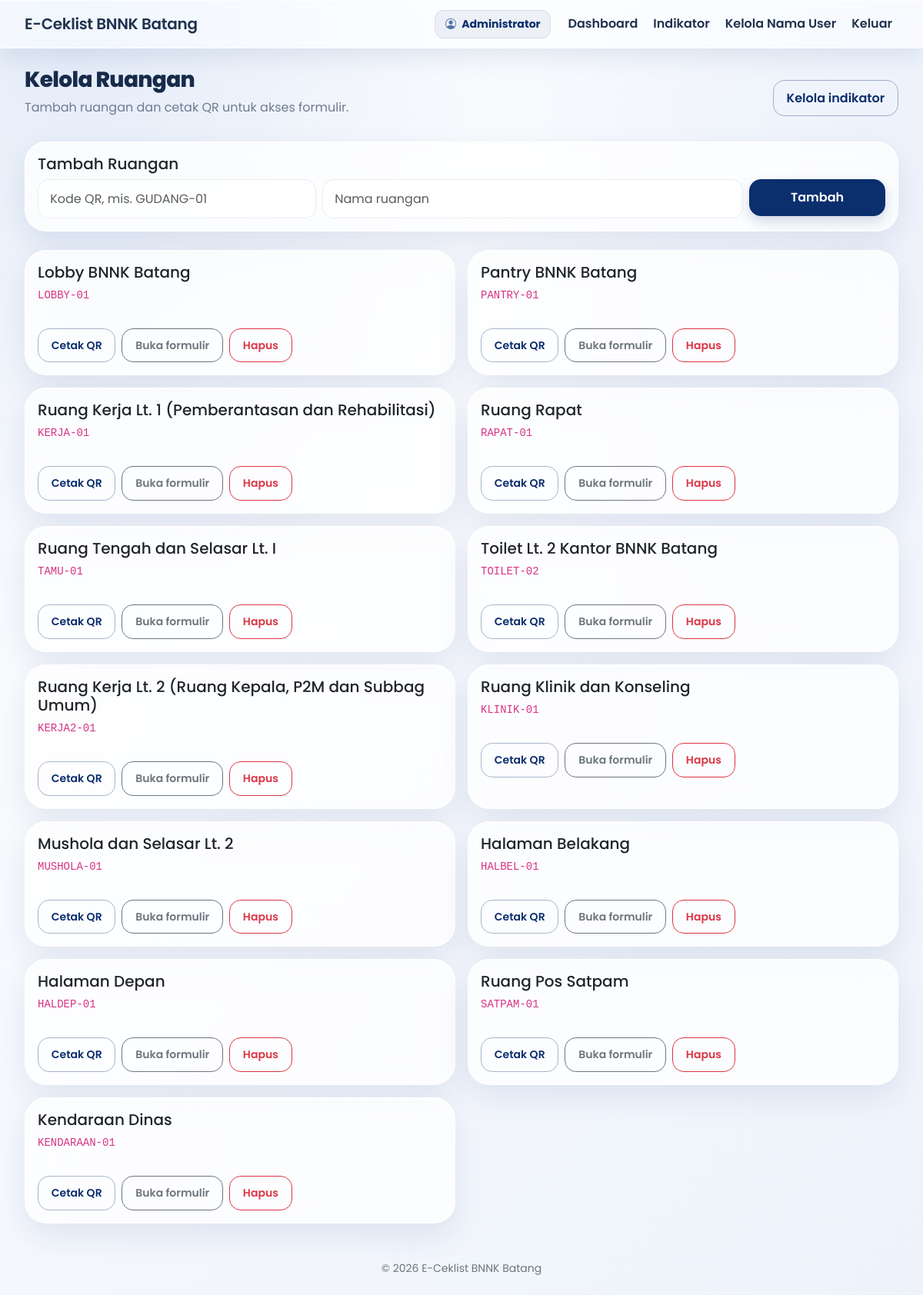
The app's page /admin/kelola_ruangan.php (signed in) with its own data.
### tables this page shows
CREATE TABLE ruangan (
 id INT AUTO_INCREMENT PRIMARY KEY,
 kode_qr VARCHAR(60) NOT NULL UNIQUE,
 nama_ruangan VARCHAR(150) NOT NULL
);

### config/koneksi.php (called while the page is built, shortened)
<?php
function e($value): string {
    return htmlspecialchars((string)($value ?? ''), ENT_QUOTES, 'UTF-8');
}
function base_url(string $path = ''): string {
    $script = str_replace('\\', '/', $_SERVER['SCRIPT_NAME'] ?? '/e-ceklist/index.php');
    $root = preg_replace('~/(auth|petugas|verifikator|admin|laporan)/.*$~', '', $script);
    $root = rtrim($root, '/');
    return ($root ?: '') . '/' . ltrim($path, '/');
}

### admin/kelola_ruangan.php (the view, shortened to what this page needs)
<?php
require_once __DIR__.'/../config/koneksi.php';require_role(['admin']);
$rooms=$conn->query('SELECT * FROM ruangan ORDER BY id')->fetch_all(MYSQLI_ASSOC);$page_title='Kelola Ruangan';include __DIR__.'/../includes/header.php';
?>
<div class="d-flex justify-content-between align-items-center mb-3"><div><h1 class="h3 page-heading">Kelola Ruangan</h1><p class="muted">Tambah ruangan dan cetak QR untuk akses formulir.</p></div><a class="btn btn-outline-primary" href="<?= e(base_url('admin/kelola_indikator.php')) ?>">Kelola indikator</a></div>
<div class="card p-3 mb-4"><h2 class="h5">Tambah Ruangan</h2><form method="post" class="row g-2"><input type="hidden" name="csrf" value="<?= e(csrf_token()) ?>"><input type="hidden" name="action" value="add"><div class="col-md-4"><input class="form-control" name="kode_qr" placeholder="Kode QR, mis. GUDANG-01" required></div><div class="col-md-6"><input class="form-control" name="nama_ruangan" placeholder="Nama ruangan" required></div><div class="col-md-2"><button class="btn btn-primary w-100">Tambah</button></div></form></div>
<div class="row g-3"><?php foreach($rooms as $r):$target=base_url('petugas/form_ceklist.php?qr='.rawurlencode($r['kode_qr'])); ?><div class="col-12 col-md-6"><div class="card p-3 h-100"><h2 class="h5"><?= e($r['nama_ruangan']) ?></h2><code><?= e($r['kode_qr']) ?></code><div class="d-flex gap-2"><button class="btn btn-outline-primary btn-sm" onclick="printQr('qr<?= (int)$r['id'] ?>')">Cetak QR</button><a class="btn btn-outline-secondary btn-sm" href="<?= e($target) ?>" target="_blank">Buka formulir</a><form method="post" onsubmit="return confirm('Hapus ruangan ini beserta data terkait?')"><button class="btn btn-outline-danger btn-sm">Hapus</button></form></div></div></div><?php endforeach; ?></div>
<?php include __DIR__.'/../includes/footer.php'; ?>

### includes/header.php (style rules this page uses)
:root { --violet:#0B2E6D;--violet-dark:#082454;--ink:#17243b;--muted:#6f7b91;--line:rgba(255,255,255,.92);--glass:rgba(255,255,255,.76) }
* { box-sizing:border-box }
body { min-height:100vh;color:var(--ink);font-family:'Poppins',sans-serif;background:radial-gradient(ellipse at 8% 0%,#e3ebf8 0,transparent 38%),radial-gradient(ellipse at 96% 12%,#edf2fb 0,transparent 34%),linear-gradient(135deg,#ffffff 0%,#f5f8fd 52%,#eef3fb 100%);background-attachment:fixed }
.card { background:var(--glass);backdrop-filter:blur(20px);-webkit-backdrop-filter:blur(20px);border:1px solid var(--line);border-radius:28px;box-shadow:0 16px 42px rgba(11,46,109,.09),inset 0 1px 0 #fff }
.btn { border-radius:15px;font-weight:600;padding:.68rem 1.05rem;transition:transform .18s,box-shadow .18s }
.btn-primary { background:var(--violet);border-color:var(--violet);box-shadow:0 7px 16px rgba(11,46,109,.18) }
.btn-outline-primary { border-color:rgba(11,46,109,.35);color:var(--violet) }
.form-control,.form-select { border:1px solid rgba(125,125,165,.15);border-radius:15px;background:rgba(255,255,255,.78);padding:.76rem .95rem }
.page-heading { font-weight:750;letter-spacing:-.65px;color:#172b4b }
.muted { color:var(--muted) }

### records on screen
ruangan: nama_ruangan "Lobby BNNK Batang", kode_qr "LOBBY-01"
ruangan: nama_ruangan "Pantry BNNK Batang", kode_qr "PANTRY-01"
ruangan: nama_ruangan "Ruang Kerja Lt. 1 (Pemberantasan dan Rehabilitasi)", kode_qr "KERJA-01"
ruangan: nama_ruangan "Ruang Rapat", kode_qr "RAPAT-01"
ruangan: nama_ruangan "Ruang Tengah dan Selasar Lt. I", kode_qr "TAMU-01"
ruangan: nama_ruangan "Toilet Lt. 2 Kantor BNNK Batang", kode_qr "TOILET-02"
ruangan: nama_ruangan "Ruang Kerja Lt. 2 (Ruang Kepala, P2M dan Subbag Umum)", kode_qr "KERJA2-01"
ruangan: nama_ruangan "Ruang Klinik dan Konseling", kode_qr "KLINIK-01"
ruangan: nama_ruangan "Mushola dan Selasar Lt. 2", kode_qr "MUSHOLA-01"
ruangan: nama_ruangan "Halaman Belakang", kode_qr "HALBEL-01"
ruangan: nama_ruangan "Halaman Depan", kode_qr "HALDEP-01"
ruangan: nama_ruangan "Ruang Pos Satpam", kode_qr "SATPAM-01"
ruangan: nama_ruangan "Kendaraan Dinas", kode_qr "KENDARAAN-01"

### other values on screen
$_SESSION['user']['nama_lengkap'] "Administrator"
